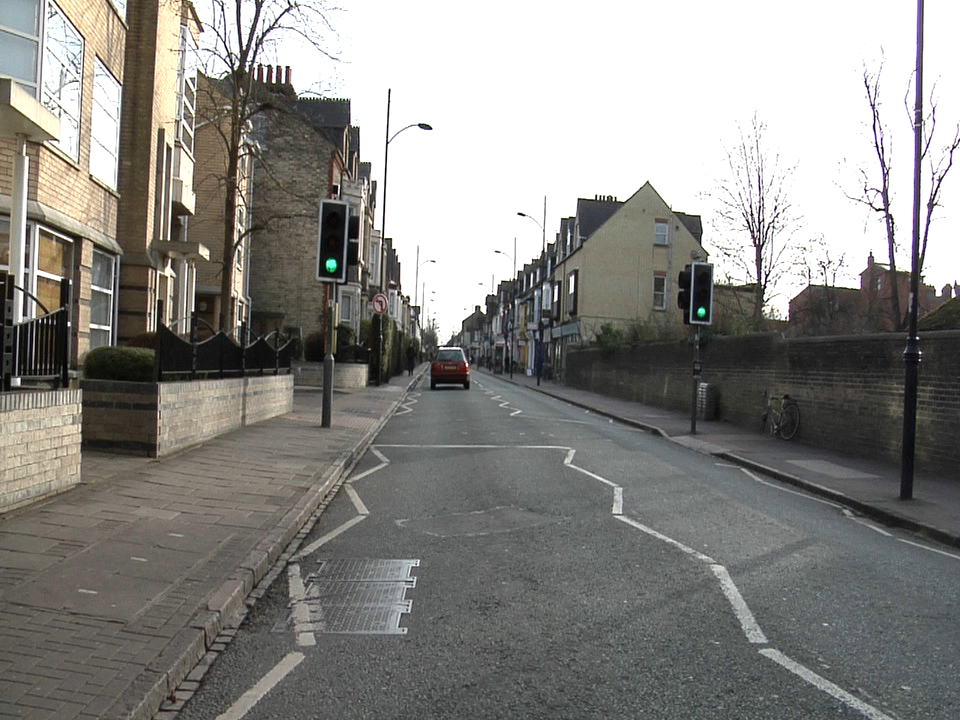
#> input picture Final/CamVidLights01.png, 960 x 720 px, found by its file name
$ python traffic_light.py
#> lines starting #> are read from the running program, lines starting #| are printed output that depends on the picture; after the words box and inside, x2 and y2 are one past the last pixel; in counts of white or black regions, pixels touching at a corner belong together
import cv2
import numpy as np

# Define the ground truth data (image name, state, top left x, top left y, bottom right x, bottom right y)
ground_truth_data = [
    ("CamVidLights01.png", "Green", 319, 202, 346, 279),("CamVidLights01.png", "Green", 692, 264, 711, 322),
    ("CamVidLights02.png", "Green", 217, 103, 261, 230),("CamVidLights02.png", "Green", 794, 212, 820, 294),
    ("CamVidLights03.png", "Green", 347, 210, 373, 287),("CamVidLights03.png", "Green", 701, 259, 720, 318),
    ("CamVidLights04.png", "Red", 271, 65, 309, 189),("CamVidLights04.png", "Red", 640, 260, 652, 301),
    ("CamVidLights05.png", "Red+Amber", 261, 61, 302, 193),("CamVidLights05.png", "Red+Amber", 644, 269, 657, 312),
    ("CamVidLights06.png", "Green", 238, 42, 284, 187),("CamVidLights06.png", "Green", 650, 279, 663, 323),
    ("CamVidLights07.png", "Amber", 307, 231, 328, 297),("CamVidLights07.png", "Amber", 747, 266, 764, 321),
    ("CamVidLights08.png", "Red", 280, 216, 305, 296),("CamVidLights08.png", "Red", 795, 253, 816, 316),
    ("CamVidLights09.png", "Green", 359, 246, 380, 305),("CamVidLights09.png", "Green", 630, 279, 646, 327),
    ("CamVidLights10.png", "Green", 260, 122, 299, 239),("CamVidLights10.png", "Green", 691, 271, 705, 315),
    ("CamVidLights11.png", "Green", 331, 260, 349, 312),("CamVidLights11.png", "Green", 663, 280, 679, 322),
    ("CamVidLights12.png", "Green", 373, 219, 394, 279),("CamVidLights12.png", "Green", 715, 242, 732, 299)
    #("CamVidLights13.png", "Red", 283, 211, 299, 261),("CamVidLights13.png", "Red", 604, 233, 620, 279),
    #("CamVidLights14.png", "Red", 294, 188, 315, 253),("CamVidLights14.png", "Red", 719, 225, 740, 286)
]

# List of image paths
image_paths = [
    'C:/Users/M2-Winterfell/Downloads/Computer Vision/Final/CamVidLights01.png',
    'C:/Users/M2-Winterfell/Downloads/Computer Vision/Final/CamVidLights02.png',
    'C:/Users/M2-Winterfell/Downloads/Computer Vision/Final/CamVidLights03.png',
    'C:/Users/M2-Winterfell/Downloads/Computer Vision/Final/CamVidLights04.png',
    'C:/Users/M2-Winterfell/Downloads/Computer Vision/Final/CamVidLights05.png',
    'C:/Users/M2-Winterfell/Downloads/Computer Vision/Final/CamVidLights06.png',
    'C:/Users/M2-Winterfell/Downloads/Computer Vision/Final/CamVidLights07.png',
    'C:/Users/M2-Winterfell/Downloads/Computer Vision/Final/CamVidLights08.png',
    'C:/Users/M2-Winterfell/Downloads/Computer Vision/Final/CamVidLights09.png',
    'C:/Users/M2-Winterfell/Downloads/Computer Vision/Final/CamVidLights10.png',
    'C:/Users/M2-Winterfell/Downloads/Computer Vision/Final/CamVidLights11.png',
    'C:/Users/M2-Winterfell/Downloads/Computer Vision/Final/CamVidLights12.png'
    #'C:/Users/M2-Winterfell/Downloads/Computer Vision/Final/CamVidLights13.png',
    #'C:/Users/M2-Winterfell/Downloads/Computer Vision/Final/CamVidLights14.png'
]

def detect_traffic_light_back_projection(image_path):
    # Initialize counters
    green_count = 0
    red_count = 0
    yellow_count = 0

    # Read the image
    image = cv2.imread(image_path)
#> image is the input picture: shape (720, 960, 3); mean B, G, R 132.5, 136.1, 137.3
    original_image = image.copy()  # Keep a copy of the original image
    hsv = cv2.cvtColor(image, cv2.COLOR_BGR2HSV)
#> hsv: shape (720, 960, 3); mean H, S, V 37.8, 21, 139.2

    # range for green
    green_lower = np.array([64, 235, 23])
    green_upper = np.array([75, 255, 30])

    # range for red
    red_lower = np.array([0, 245, 50])
    red_upper = np.array([4, 255, 80])

    # range for yellow
    yellow_lower = np.array([5, 245, 50])
    yellow_upper = np.array([10, 255, 80])

    # range for black (to filter out non-traffic light areas)
    black_lower = np.array([0, 0, 0])
    black_upper = np.array([180, 255, 85])
    black_mask = cv2.inRange(hsv, black_lower, black_upper)
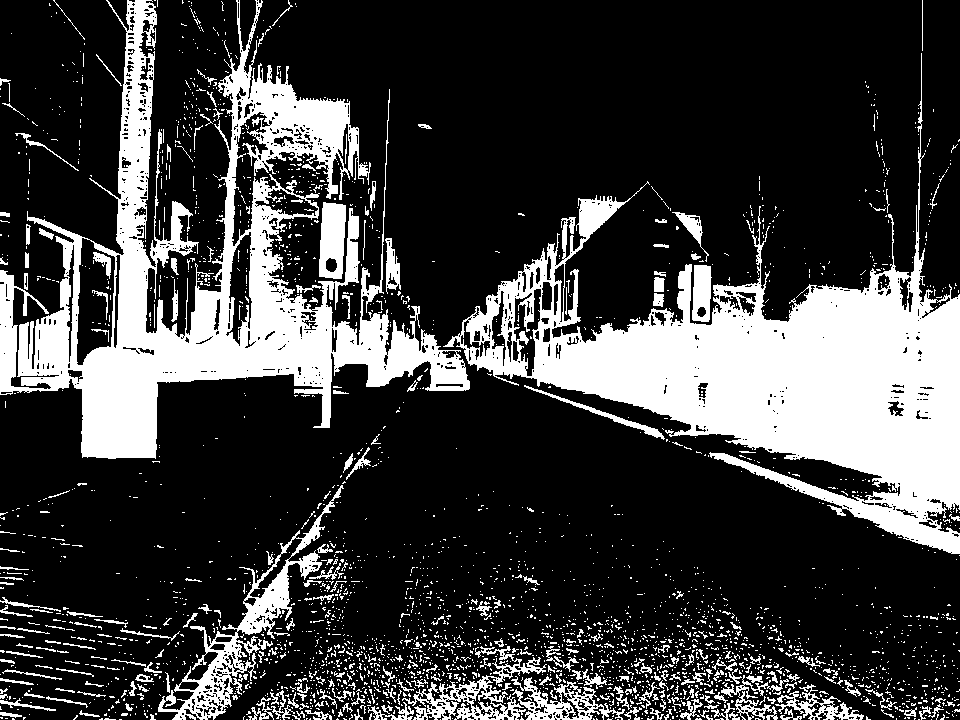
#> black_mask: shape (720, 960); 24.3% white; 3004 white regions (2740 under 20 px), largest, box (x1, y1, x2, y2) and area: (443, 53, 960, 554) 69852, (0, 0, 470, 459) 59762, (158, 485, 344, 720) 5912

    # Create masks for green, red, and yellow colors
    green_mask = cv2.inRange(hsv, green_lower, green_upper)
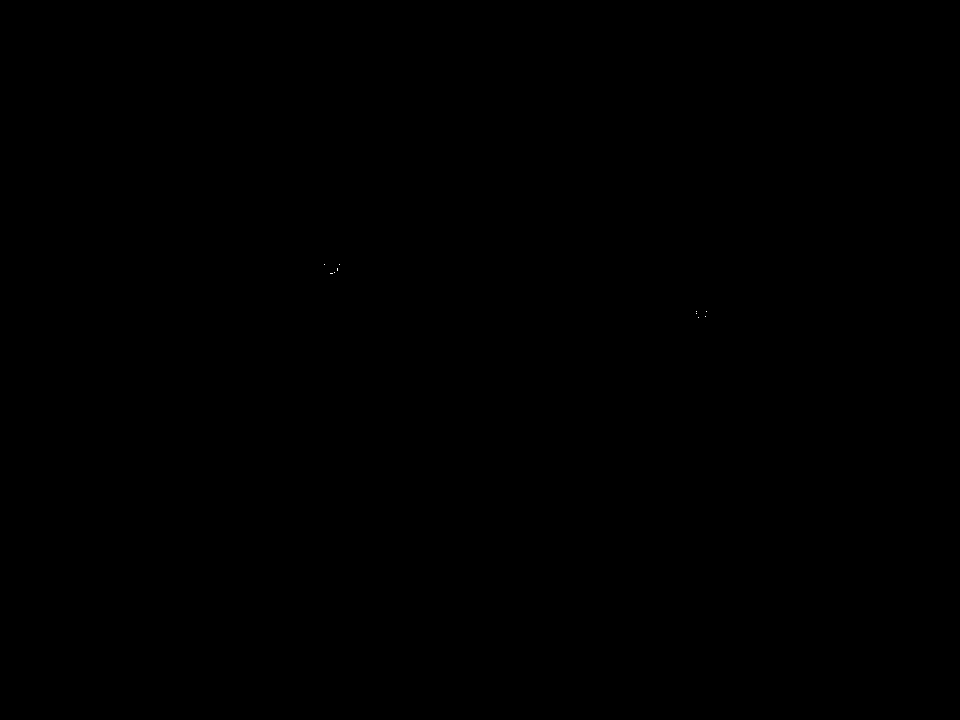
#> green_mask: shape (720, 960); 0% white in thin lines or dots, all inside (x1, y1, x2, y2) = (324, 264, 707, 318)
    red_mask = cv2.inRange(hsv, red_lower, red_upper)
#> red_mask: shape (720, 960); every value is 0
    yellow_mask = cv2.inRange(hsv, yellow_lower, yellow_upper)

    # Calculate histograms for green, red, and yellow
    green_hist = cv2.calcHist([hsv], [0, 1], green_mask, [180, 256], [0, 180, 0, 256])
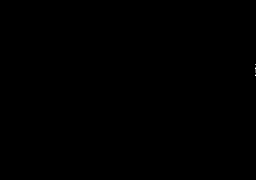
#> green_hist: shape (180, 256) float32; min 0, max 3, mean 0.000304; drawn with min black and max white
    red_hist = cv2.calcHist([hsv], [0, 1], red_mask, [180, 256], [0, 180, 0, 256])
#> red_hist: shape (180, 256) float32; every value is 0
    yellow_hist = cv2.calcHist([hsv], [0, 1], yellow_mask, [180, 256], [0, 180, 0, 256])

    # Normalize the histograms
    cv2.normalize(green_hist, green_hist, 0, 255, cv2.NORM_MINMAX)
#> green_hist: shape (180, 256) float32; 0.02% of pixels changed, all inside (x1, y1, x2, y2) = (255, 64, 256, 76)
    cv2.normalize(red_hist, red_hist, 0, 255, cv2.NORM_MINMAX)
    cv2.normalize(yellow_hist, yellow_hist, 0, 255, cv2.NORM_MINMAX)

    # Back Projection for green, red, and yellow
    green_dst = cv2.calcBackProject([hsv], [0, 1], green_hist, [0, 180, 0, 256], 1)
    red_dst = cv2.calcBackProject([hsv], [0, 1], red_hist, [0, 180, 0, 256], 1)
    yellow_dst = cv2.calcBackProject([hsv], [0, 1], yellow_hist, [0, 180, 0, 256], 1)

    # Smoothing
    disc = cv2.getStructuringElement(cv2.MORPH_ELLIPSE, (5, 5))
    cv2.filter2D(green_dst, -1, disc, green_dst)
#> green_dst: shape (720, 960); min 0, max 255, mean 0.1
    cv2.filter2D(red_dst, -1, disc, red_dst)
    cv2.filter2D(yellow_dst, -1, disc, yellow_dst)

    # Filter the result with the black mask
    filtered_green_dst = cv2.bitwise_and(green_dst, green_dst, mask=black_mask)
    filtered_red_dst = cv2.bitwise_and(red_dst, red_dst, mask=black_mask)
    filtered_yellow_dst = cv2.bitwise_and(yellow_dst, yellow_dst, mask=black_mask)

    # Thresholding
    _, green_thresh = cv2.threshold(filtered_green_dst, 50, 255, 0)
#> green_thresh: shape (720, 960); 0.03% white; 2 white regions
    _, red_thresh = cv2.threshold(filtered_red_dst, 50, 255, 0)
    _, yellow_thresh = cv2.threshold(filtered_yellow_dst, 50, 255, 0)

    # Find contours for green, red, and yellow
    green_contours, _ = cv2.findContours(green_thresh, cv2.RETR_EXTERNAL, cv2.CHAIN_APPROX_SIMPLE)
#> green_contours = 2 contours; box (x1, y1, x2, y2) and area: (322, 260, 342, 276) 86, (694, 307, 709, 320) 50
    red_contours, _ = cv2.findContours(red_thresh, cv2.RETR_EXTERNAL, cv2.CHAIN_APPROX_SIMPLE)
#> red_contours = []
    yellow_contours, _ = cv2.findContours(yellow_thresh, cv2.RETR_EXTERNAL, cv2.CHAIN_APPROX_SIMPLE)
#> yellow_contours = []

    # match with the ground truth data
    image_name = image_path.split('/')[-1]

    # Function to check if two boxes overlap
    def do_boxes_overlap(box1, box2):
        x1, y1, w1, h1 = box1
        x2, y2, w2, h2 = box2

        if (x1 < x2 + w2 and x1 + w1 > x2 and
            y1 < y2 + h2 and y1 + h1 > y2):
            return True
        else:
            return False

    # Function to draw ground truth boxes and check overlap
    def draw_ground_truth_and_check_overlap(image, image_name, boxes):
        overlapping_boxes = []
        # Get the ground truth boxes for the current image
        ground_truth_boxes = [(item[2], item[3], item[4] - item[2], item[5] - item[3]) for item in ground_truth_data if item[0] == image_name]

        for item in ground_truth_data:
            if item[0] == image_name:
                _, state, x1, y1, x2, y2 = item
                cv2.rectangle(image, (x1, y1), (x2, y2), (255, 0, 255), 2)
                text_position = (x2 if x2 + 10 + 3 * len(state) < image.shape[1] else x1 - 10 - 3 * len(state), (y1 + y2) // 2)
                cv2.putText(image, state, text_position, cv2.FONT_HERSHEY_SIMPLEX, 0.5, (255, 0, 255), 2, cv2.LINE_AA)

        for box in boxes:
            for gt_box in ground_truth_boxes:
                if do_boxes_overlap(box, gt_box):
                    overlapping_boxes.append(box)
                    break

        return overlapping_boxes


    # Function to filter and draw bounding boxes
    def process_contours(contours, color, counter):
#> called with color = (0, 255, 0), counter = 0
        bboxes = []
        for cnt in contours:
            x, y, w, h = cv2.boundingRect(cnt)
            if 40 < w*h < 800:  # Filter out too small/large areas
                bboxes.append((x, y, w, h))
                counter += 1  # detected traffic lights
#> this loop made 2 passes
#> (x, y, w, h, counter) on passes 1 to 2: (694, 307, 15, 13, 1), (322, 260, 20, 16, 2)
#> after the loop, bboxes = [(694, 307, 15, 13), (322, 260, 20, 16)]; counter = 2

        final_boxes = []
        while bboxes:
            base_box = bboxes.pop(0)
            base_center = (base_box[0] + base_box[2] / 2, base_box[1] + base_box[3] / 2)
            boxes_to_keep = []

            for box in bboxes:
                center = (box[0] + box[2] / 2, box[1] + box[3] / 2)
                if np.sqrt((base_center[0] - center[0])**2 + (base_center[1] - center[1])**2) > 20:
                    boxes_to_keep.append(box)

            final_boxes.append(base_box)
            bboxes = boxes_to_keep
#> this loop made 2 passes
#> (base_box, base_center, bboxes) on pass 1: ((694, 307, 15, 13), (701.5, 313.5), [(322, 260, 20, 16)])
#> after the loop, final_boxes = [(694, 307, 15, 13), (322, 260, 20, 16)]

        # Draw the final bounding boxes
        for box in final_boxes:
            x, y, w, h = box
            cv2.rectangle(image, (x, y), (x+w, y+h), color, 2)
#> this loop made 2 passes

        return counter

    # Process contours for green and red and yellow
    process_contours(green_contours, (0, 255, 0), green_count)
    process_contours(red_contours, (0, 0, 255), red_count)
    process_contours(yellow_contours, (0, 255, 255), yellow_count)

    # Process contours for each color and update counters
    green_count = process_contours(green_contours, (0, 255, 0), green_count)
#> green_count = 2
    red_count = process_contours(red_contours, (0, 0, 255), red_count)
#> red_count = 0
    yellow_count = process_contours(yellow_contours, (0, 255, 255), yellow_count)
#> yellow_count = 0

    # Determine the state based on the counters
    state = ""
    if green_count >= 2 and red_count < 2 and yellow_count < 2:
        state = "GREEN"
    elif yellow_count >= 2 and green_count < 2 and red_count < 3:
        state = "AMBER"
    elif red_count >= 2 and green_count < 2 and yellow_count < 2:
        state = "RED"
    elif red_count >= 2 and yellow_count >= 2 and green_count < 2:
        state = "RED-AMBER"
    else:
        state = "RED"

    # Display the state on the top left corner of the image if a state is determined
    if state:
        cv2.putText(image, state, (10, 30), cv2.FONT_HERSHEY_SIMPLEX, 1, (0, 0, 0), 2, cv2.LINE_AA)
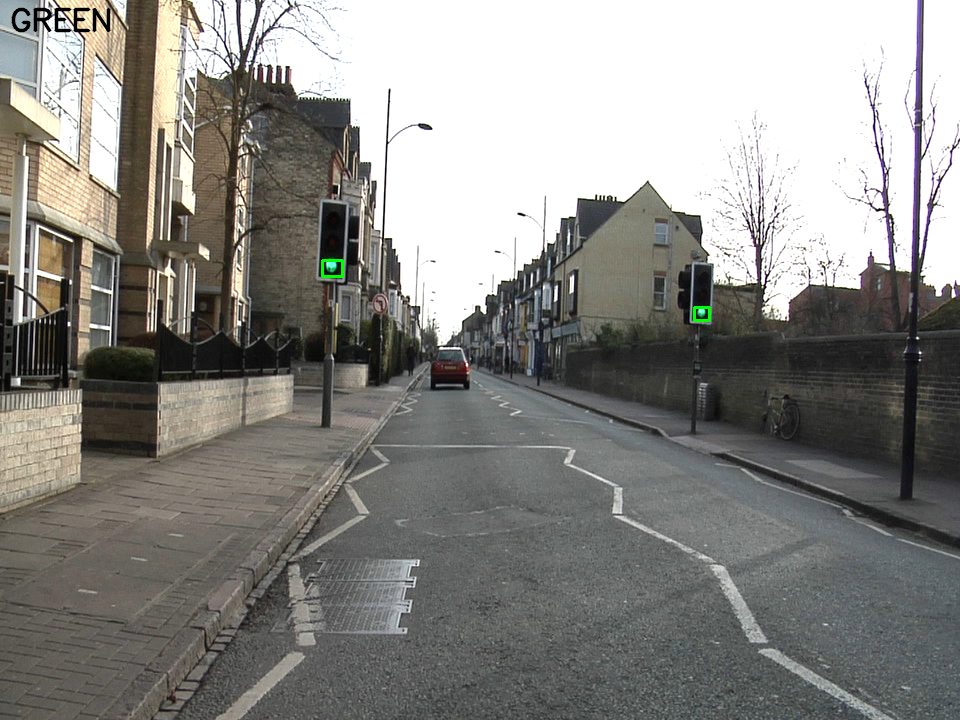
#> image: shape (720, 960, 3); mean B, G, R 132.2, 135.9, 137

    # Define the HSV range for white colors
    light_lower = np.array([60, 0, 40])
    light_upper = np.array([172, 111, 255])

    # Create a mask for white colors
    light_mask = cv2.inRange(hsv, light_lower, light_upper)
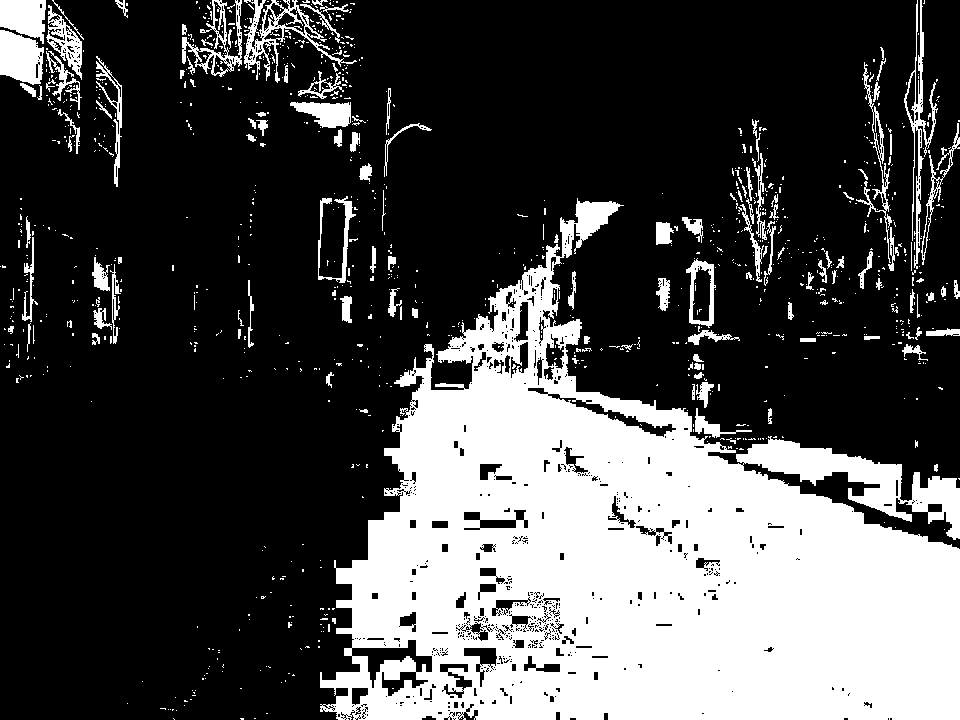
#> light_mask: shape (720, 960); 28.9% white; 1043 white regions (909 under 20 px), largest, box (x1, y1, x2, y2) and area: (320, 198, 960, 720) 172347, (244, 0, 357, 83) 1827, (0, 30, 44, 85) 1812

    # Apply Canny edge detection on the original image
    edges = cv2.Canny(original_image, 100, 650)
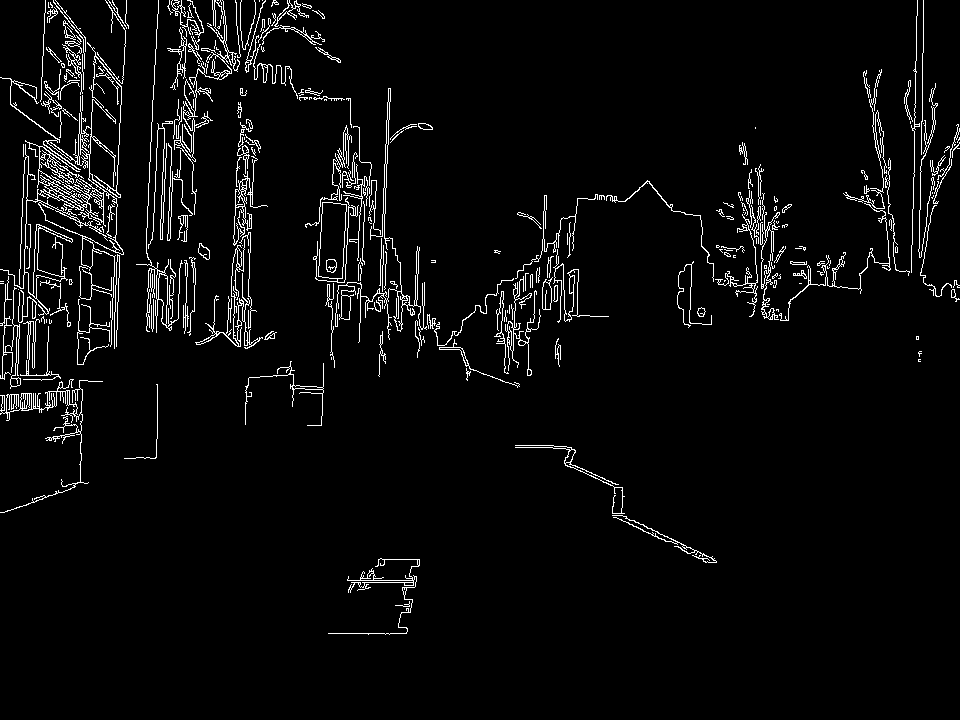
#> edges: shape (720, 960); 4% white in thin lines or dots, all inside (x1, y1, x2, y2) = (0, 0, 960, 635)

    # Filter edges using the light mask
    filtered_edges = cv2.bitwise_and(edges, edges, mask=light_mask)
#> filtered_edges: shape (720, 960); 1.2% white in thin lines or dots, all inside (x1, y1, x2, y2) = (4, 0, 960, 635)

    # Function to calculate initial white box dimensions
    def calculate_initial_white_box_dimensions(area):
        width = np.sqrt(area / 15)
        height = 15 * width
        return int(width), int(height)

    # Function to expand boxes until all four sides meet their second edges
    def expand_until_second_edge(box, edges):
        x, y, w, h = box
        edge_encounters = [0, 0, 0, 0]  # Counters for each side's edge encounters

        while all(e < 6 for e in edge_encounters):
            # Expand the box
            x, y, w, h = x - 1, y - 1, w + 2, h + 2

            # Check for expansion beyond image boundaries
            if x <= 0 or y <= 0 or (x + w) >= edges.shape[1] or (y + h) >= edges.shape[0]:
                break

            # Check for edges on each side
            if np.any(edges[y, x:x+w]) and edge_encounters[0] < 6:  # Top edge
                edge_encounters[0] += 1
            if np.any(edges[y+h-1, x:x+w]) and edge_encounters[1] < 6:  # Bottom edge
                edge_encounters[1] += 1
            if np.any(edges[y:y+h, x]) and edge_encounters[2] < 6:  # Left edge
                edge_encounters[2] += 1
            if np.any(edges[y:y+h, x+w-1]) and edge_encounters[3] < 6:  # Right edge
                edge_encounters[3] += 1

        return x, y, w, h

    # List to store final expanded boxes
    final_boxes = []

    # Process and expand boxes
    for color_contours in [green_contours, red_contours, yellow_contours]:
        for cnt in color_contours:
            x, y, w, h = cv2.boundingRect(cnt)
            if 40 < w*h < 800:  # Filter based on area size
                initial_w, initial_h = calculate_initial_white_box_dimensions(w * h)
                initial_x = x + (w - initial_w) // 2
                initial_y = y + (h - initial_h) // 2
                expanded_box = expand_until_second_edge((initial_x, initial_y, initial_w, initial_h), filtered_edges)
                final_boxes.append(expanded_box)
#> this loop made 3 passes
#> (the rest of the program and of its run is left out)
